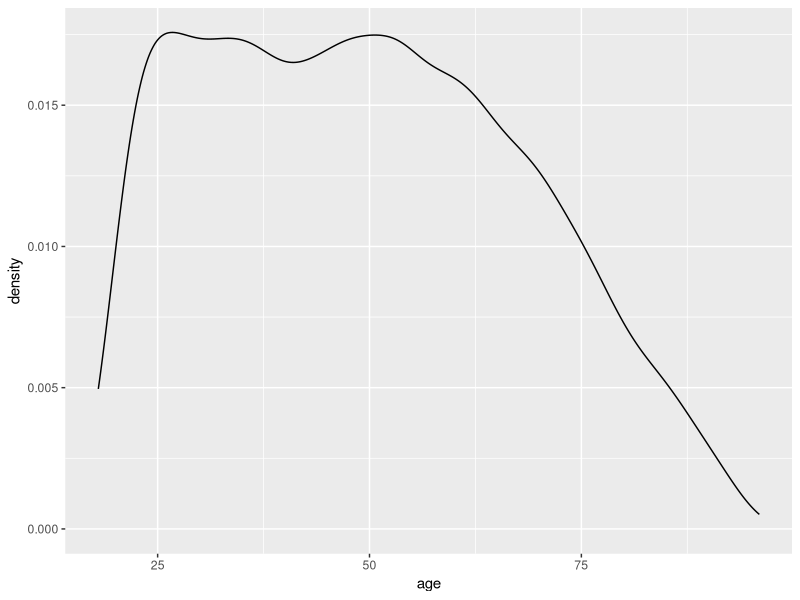
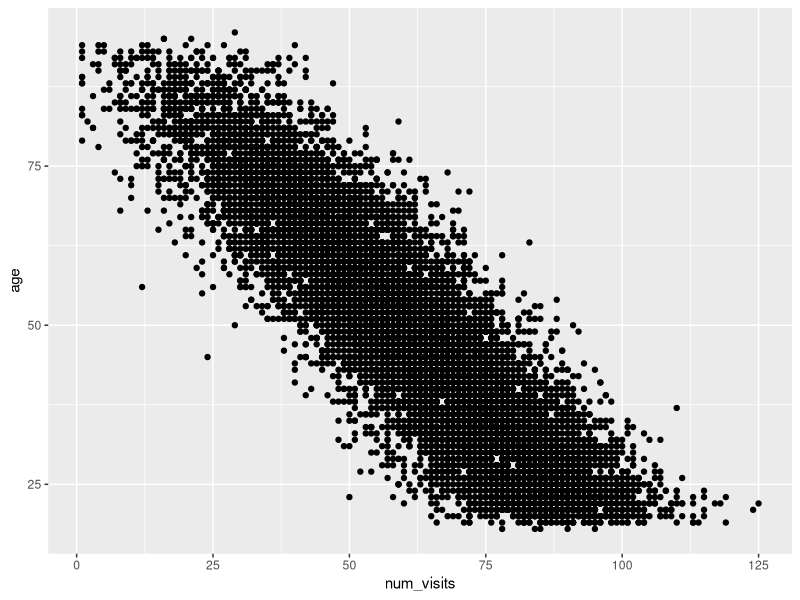
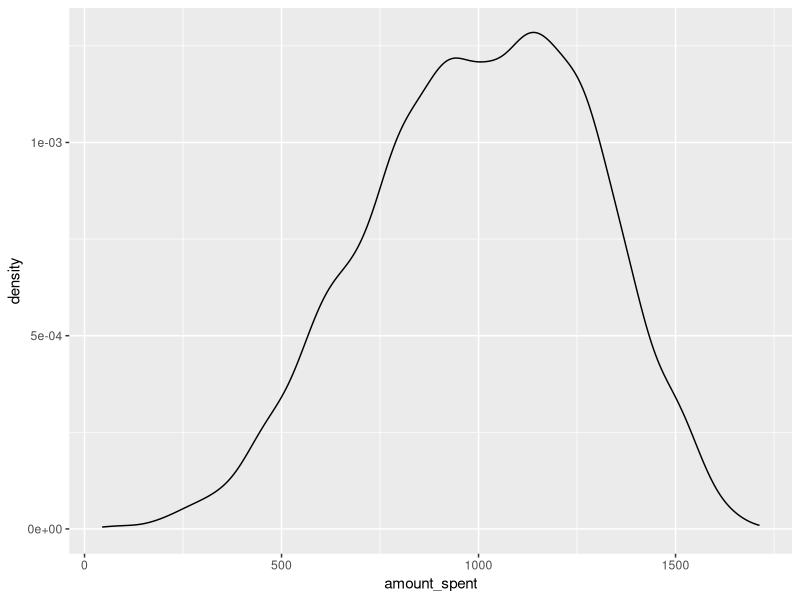
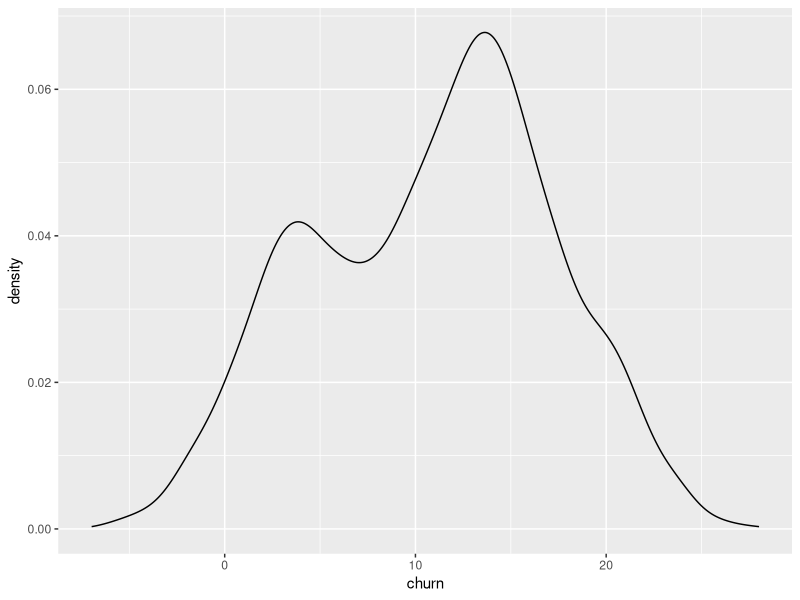

The R script that drew these images, in order:
library(tidyverse)

# Number of Customers
num_cust <- 10000

# Customer ID
customer_id <- c()
for (i in 1:num_cust) {
  customer_id[i] <- 1000 + i
}

# Variable 1 - Age --------------------------------------------------------
# Truly Independent

sample_ages <- function(n) {
  ## custom age pdf
  age_pdf <- function(x) {
    if (x < 18 || x > 96) return(0)
    if (x >= 21 && x <= 60) return(1)
    if (x >= 18 && x < 21) return((x - 18) / (21 - 18))  # Ramps up from 18 to 21
    if (x > 60 && x <= 96) return((96 - x) / (96 - 60))  # Tapers down from 60 to 96
  }
  v_pdf <- Vectorize(age_pdf)
  ## rejection sampling
  samples <- c()
  while (length(samples) < n) {
    candidates <- runif(n, min = 18, max = 96)
    probs <- v_pdf(candidates)
    keep <- runif(n) < probs
    samples <- c(samples, candidates[keep])
    samples <- samples[1:min(length(samples), n)]  # Keep only up to n samples
  }
  return(round(samples))
}

age <- sample_ages(num_cust)

## Check distribution
tibble(age = age) |>
  ggplot(aes(x = age)) +
  geom_density()

# Revamped Variable 2 - Number of Online Visits ---------------------------
# Dependent on Age

num_visits <- c()

for (i in 1:num_cust) {
  num_visits[i] <- round(100 - age[i] + rnorm(1, 10, 10))
  num_visits[i] <- ifelse(num_visits[i] < 1, 1, num_visits[i])
}

tibble(num_visits = num_visits,
       age = age) |>
  ggplot(aes(x = num_visits, y = age)) +
  geom_point()

# Variable 3 - Interest in Hiking -----------------------------------------
# Completely Independent, 30% chance

hiking_int <- rbinom(num_cust, 1, .3)

# Variable 4 - Interest in Sustainability ---------------------------------
# Completely Independent, 60% chance

sustain_int <- rbinom(num_cust, 1, .6)

# Variable 5 - Active Online ----------------------------------------------
# Completely Independent, 80% chance

online_int <- rbinom(num_cust, 1, .8)

# Variable 6 - Amount Spent -----------------------------------------------
# A Partial Function of all 5 previous variables

amount_spent <- c()
for (i in 1:num_cust) {
  abs_age <- abs(age[i] - 46)
  age_impact <- abs_age/age[i]
  amount_spent[i] <- 600 +
    age_impact * -600 +
    # region_probs[which(region_options == region[i])] +
    num_visits[i] * 4 +
    200 * hiking_int[i] +
    400 * sustain_int[i] +
    100 * online_int[i] +
    rnorm(1, mean = 0, sd = 50)
}

for(i in 1:num_cust) {
  amount_spent[i] <- ifelse(amount_spent[i] < 0, 0, amount_spent[i])
}

## Check Distribution
tibble(amount_spent = amount_spent) |>
  ggplot(mapping = aes(x = amount_spent)) +
  geom_density()

# Variable 7 - Churn ------------------------------------------------------
# A Function of All 6 Variables

churn <- c()

for (i in 1:num_cust) {
  # abs_age <- abs(age[i] - 25)
  # age_impact <- abs_age/age[i]
  churn[i] <- age_impact * -5 +
    # region_probs[which(region_options == region[i])] +
    # (num_visits[i] / -30) +
    6 * hiking_int[i] +
    10 * sustain_int[i] +
    4 * online_int[i] +
    rnorm(1, mean = 0, sd = 2.5)
}

## Check Distribution
tibble(churn = churn) |>
  ggplot(mapping = aes(x = churn)) +
  geom_density()

churn_binary <- 1 - rbinom(num_cust, size=1, prob=exp(churn)/(1 + exp(churn)))

## Create a Dataframe
simulated_data <- tibble(
  churn = churn_binary,
  amount_spent = amount_spent,
  num_visits = num_visits,
  age = age,
  hiking_int = hiking_int,
  sustain_int = sustain_int,
  online_int = online_int,
  id = customer_id
)

# simulated_data |>
#   write_csv("part_dependent_aa_churn.csv")

# rm(list = setdiff(ls(), "simulated_data"))

